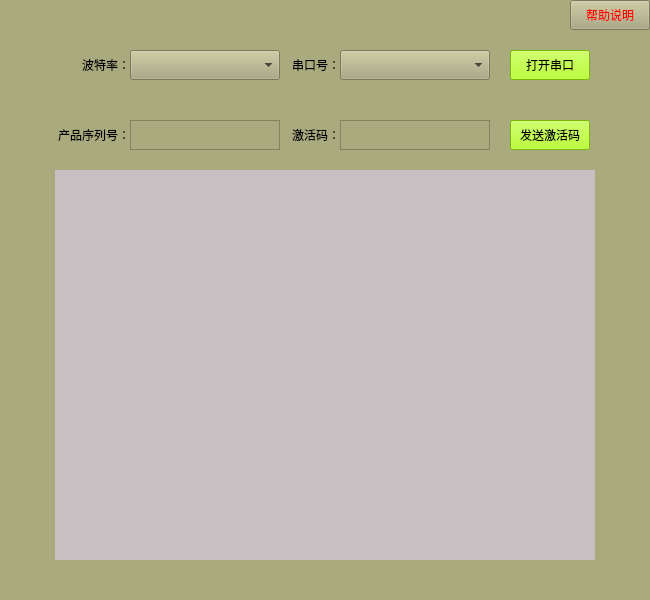
<?xml version="1.0" encoding="UTF-8"?>
<ui version="4.0">
 <class>MingDoorActivationKit</class>
 <widget class="QMainWindow" name="MingDoorActivationKit">
  <property name="geometry">
   <rect>
    <x>0</x>
    <y>0</y>
    <width>650</width>
    <height>600</height>
   </rect>
  </property>
  <property name="windowTitle">
   <string>MingDoorActivationKit</string>
  </property>
  <property name="styleSheet">
   <string notr="true">background-color: rgb(170, 170, 127);
font: 10pt &quot;Agency FB&quot;;</string>
  </property>
  <widget class="QWidget" name="centralwidget">
   <widget class="QLabel" name="label">
    <property name="geometry">
     <rect>
      <x>50</x>
      <y>50</y>
      <width>80</width>
      <height>30</height>
     </rect>
    </property>
    <property name="layoutDirection">
     <enum>Qt::LeftToRight</enum>
    </property>
    <property name="text">
     <string>波特率：</string>
    </property>
    <property name="alignment">
     <set>Qt::AlignRight|Qt::AlignTrailing|Qt::AlignVCenter</set>
    </property>
   </widget>
   <widget class="QLabel" name="label_2">
    <property name="geometry">
     <rect>
      <x>280</x>
      <y>50</y>
      <width>60</width>
      <height>30</height>
     </rect>
    </property>
    <property name="text">
     <string>串口号：</string>
    </property>
    <property name="alignment">
     <set>Qt::AlignRight|Qt::AlignTrailing|Qt::AlignVCenter</set>
    </property>
   </widget>
   <widget class="QLabel" name="label_3">
    <property name="geometry">
     <rect>
      <x>50</x>
      <y>120</y>
      <width>80</width>
      <height>30</height>
     </rect>
    </property>
    <property name="text">
     <string>产品序列号：</string>
    </property>
    <property name="alignment">
     <set>Qt::AlignRight|Qt::AlignTrailing|Qt::AlignVCenter</set>
    </property>
   </widget>
   <widget class="QLabel" name="label_4">
    <property name="geometry">
     <rect>
      <x>280</x>
      <y>120</y>
      <width>60</width>
      <height>30</height>
     </rect>
    </property>
    <property name="text">
     <string>激活码：</string>
    </property>
    <property name="alignment">
     <set>Qt::AlignRight|Qt::AlignTrailing|Qt::AlignVCenter</set>
    </property>
   </widget>
   <widget class="QPushButton" name="pushButton">
    <property name="geometry">
     <rect>
      <x>510</x>
      <y>50</y>
      <width>80</width>
      <height>30</height>
     </rect>
    </property>
    <property name="styleSheet">
     <string notr="true">background-color: rgb(170, 255, 0);</string>
    </property>
    <property name="text">
     <string>打开串口</string>
    </property>
   </widget>
   <widget class="QPushButton" name="pushButton_2">
    <property name="geometry">
     <rect>
      <x>510</x>
      <y>120</y>
      <width>80</width>
      <height>30</height>
     </rect>
    </property>
    <property name="styleSheet">
     <string notr="true">background-color: rgb(170, 255, 0);</string>
    </property>
    <property name="text">
     <string>发送激活码</string>
    </property>
   </widget>
   <widget class="QComboBox" name="comboBox">
    <property name="geometry">
     <rect>
      <x>130</x>
      <y>50</y>
      <width>150</width>
      <height>30</height>
     </rect>
    </property>
   </widget>
   <widget class="QComboBox" name="comboBox_2">
    <property name="geometry">
     <rect>
      <x>340</x>
      <y>50</y>
      <width>150</width>
      <height>30</height>
     </rect>
    </property>
   </widget>
   <widget class="QTextEdit" name="textEdit">
    <property name="geometry">
     <rect>
      <x>130</x>
      <y>120</y>
      <width>150</width>
      <height>30</height>
     </rect>
    </property>
   </widget>
   <widget class="QTextEdit" name="textEdit_2">
    <property name="geometry">
     <rect>
      <x>340</x>
      <y>120</y>
      <width>150</width>
      <height>30</height>
     </rect>
    </property>
   </widget>
   <widget class="QTableView" name="tableView">
    <property name="geometry">
     <rect>
      <x>55</x>
      <y>170</y>
      <width>540</width>
      <height>390</height>
     </rect>
    </property>
    <property name="styleSheet">
     <string notr="true">background-color: rgb(200, 191, 194);</string>
    </property>
    <property name="frameShape">
     <enum>QFrame::NoFrame</enum>
    </property>
    <property name="frameShadow">
     <enum>QFrame::Plain</enum>
    </property>
    <property name="lineWidth">
     <number>1</number>
    </property>
    <property name="iconSize">
     <size>
      <width>0</width>
      <height>0</height>
     </size>
    </property>
    <attribute name="horizontalHeaderCascadingSectionResizes">
     <bool>false</bool>
    </attribute>
    <attribute name="verticalHeaderMinimumSectionSize">
     <number>30</number>
    </attribute>
   </widget>
   <widget class="QPushButton" name="pushButton_3">
    <property name="geometry">
     <rect>
      <x>570</x>
      <y>0</y>
      <width>80</width>
      <height>30</height>
     </rect>
    </property>
    <property name="styleSheet">
     <string notr="true">color: rgb(255, 0, 0);</string>
    </property>
    <property name="text">
     <string>帮助说明</string>
    </property>
   </widget>
  </widget>
  <widget class="QMenuBar" name="menubar">
   <property name="geometry">
    <rect>
     <x>0</x>
     <y>0</y>
     <width>650</width>
     <height>23</height>
    </rect>
   </property>
  </widget>
  <widget class="QStatusBar" name="statusbar"/>
 </widget>
 <resources/>
 <connections/>
</ui>
